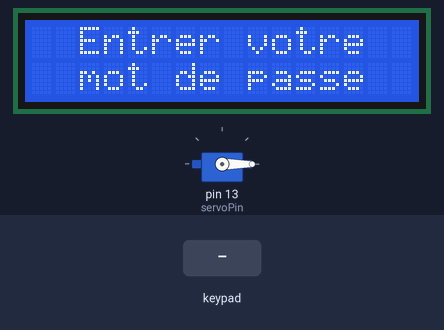
This sketch was run on a simulated Arduino Uno, built with avr-gcc and run on an emulated ATmega328P. Parts: servo, 16×2 character LCD. The test bench sets the inputs (shaded band).

Above: at 1.2 s.
1.3 s: keypad keys 4 8 7 * pressed 0.4 s apart
At 3.4 s:
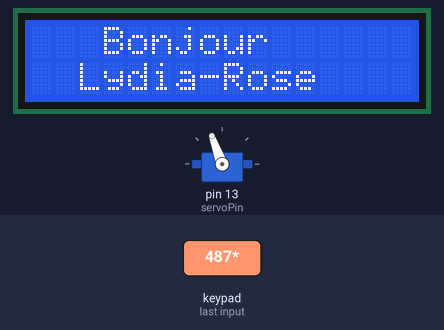
4.4 s: key '#' pressed
At 5.0 s:
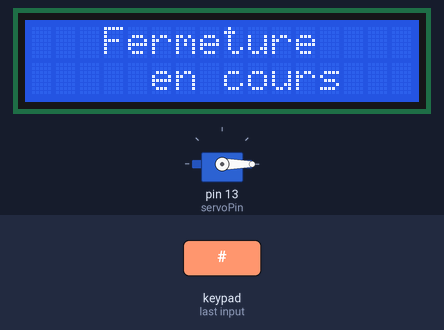
6.9 s: key 'A' pressed
At 7.9 s:
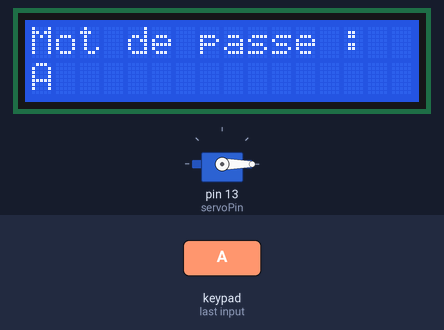
8.4 s: keypad keys 4 8 7 # pressed 0.4 s apart
At 10.2 s:
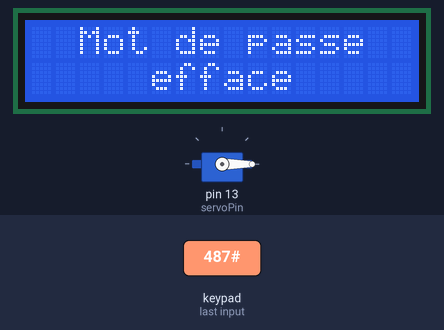
12.1 s: key 'B' pressed
At 13.0 s:
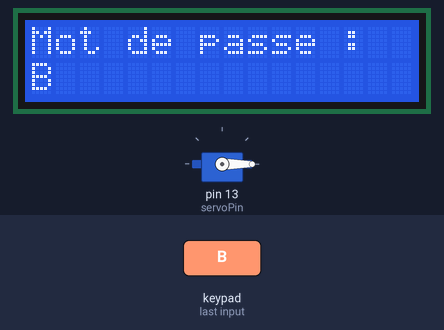
13.6 s: keypad keys 4 8 7 A pressed 0.4 s apart
At 15.1 s:
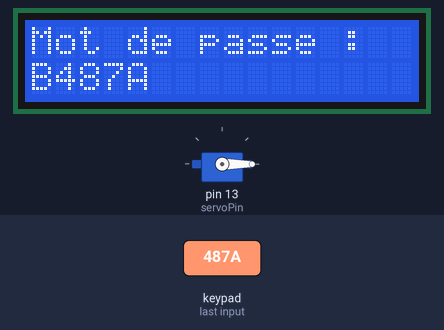
Timing chart, 0 to 16.6 s (numbered marks = the images above; inputs shaded):
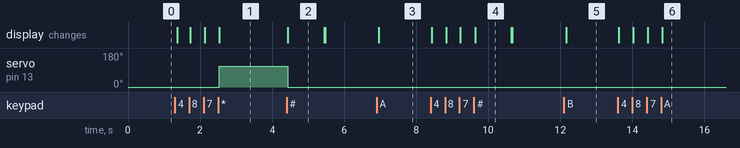

The sketch:

CoffreFort.ino
```cpp
#include <Keypad.h>
const byte ROWS = 4; // quatre lignes
const byte COLS = 4; // quatre colonnes
char hexaKeys[ROWS][COLS] = {
  {'1', '2', '3', 'A'},
  {'4', '5', '6', 'B'},
  {'7', '8', '9', 'C'},
  {'*', '0', '#', 'D'}
};
byte rowPins[ROWS] = {9, 8, 7, 6}; // se connecte aux broches des rangées du clavier
byte colPins[COLS] = {5, 4, 3, 2}; // se connecte aux broches des colonnes du clavier

Keypad customKeypad = Keypad( makeKeymap(hexaKeys), rowPins, colPins, ROWS, COLS);

#include <Servo.h>
Servo myservo;  // crée un objet servo pour contrôler un servo
int servoPin = 13;
int pos = 0;


#include <LiquidCrystal_I2C.h> // Library for LCD
LiquidCrystal_I2C lcd = LiquidCrystal_I2C(0x27, 16, 2);

#include <Stepper.h>
const int stepsPerRevolution = 200;

bool estMotPasseTrouver = false;
String motPasseConcatener = "";
const String motPasse = "487";

void setup() {
  myservo.attach(servoPin);
  myservo.write(0);
  lcd.init();
  lcd.backlight();
}
void loop() {
  char customKey = customKeypad.getKey();

  if (motPasseConcatener.length() == 0) {
    lcd.setCursor(0, 0);
    lcd.print("  Entrer votre  ");
    lcd.setCursor(0, 1);
    lcd.print("  mot de passe  ");
  }

  if (customKey) {
    if (customKey == '#') {
      if (motPasseConcatener == motPasse) {
        myservo.write(0);
        lcd.clear();
        lcd.setCursor(0, 0);
        lcd.print("   Fermeture ");
        lcd.setCursor(0, 1);
        lcd.print("     en cours ");

        estMotPasseTrouver = false;
        delay(1000);

        lcd.clear();
      } else {
        lcd.clear();
        lcd.setCursor(0, 0);
        lcd.print("  Mot de passe ");
        lcd.setCursor(0, 1);
        lcd.print("     efface ");
        delay(1000);

        lcd.clear();
      }
      motPasseConcatener = "";
    } else if (!estMotPasseTrouver) {
      if (customKey == '*') {
        verifierMotPasse();
      } else {
        motPasseConcatener = motPasseConcatener + customKey;

        if (motPasseConcatener.length() > 15) {
          lcd.clear();
          motPasseConcatener = "";
          //passwordEnter = false;
        } else if (!estMotPasseTrouver) {
          lcd.clear();
          lcd.setCursor(0, 0);
          lcd.print("Mot de passe : ");
          lcd.setCursor(0, 1);
          lcd.print(motPasseConcatener);
        }
      }
    }
  }
}

void verifierMotPasse()
{
  if (motPasseConcatener == motPasse) {
    myservo.write(110);
    lcd.clear();
    lcd.setCursor(0, 0);
    lcd.print("   Bonjour");
    lcd.setCursor(0, 1);
    lcd.print("  Lydia-Rose");
    estMotPasseTrouver = true;

    delay(1000);

  } else {
    lcd.clear();
    lcd.setCursor(0, 0);
    lcd.print("  Mot de passe");
    lcd.setCursor(0, 1);
    lcd.print("   incorrect");
    delay(1000);
    lcd.clear();
    //passwordEnter = false;
    motPasseConcatener = "";
  }
}
```

Measured:
- after the input at 1.3 s, servo on pin 13 (servoPin): 0° → 110° after 1.2 s; the display: first changes after 0.07 s (image 1 shows a later state)
- after the input at 4.4 s, servo on pin 13 (servoPin): 110° → 0° at once; the display: changes at once (image 2)
- after the input at 6.9 s, the display: changes after 0.07 s (image 3)
- after the input at 8.4 s, the display: first changes at once (image 4 shows a later state)
- after the input at 12.1 s, the display: changes after 0.07 s (image 5)
- after the input at 13.6 s, the display: first changes at once (image 6 shows a later state)
- what the display in image 2 shows lasts 1.0 s, from 4.4 s to 5.4 s
